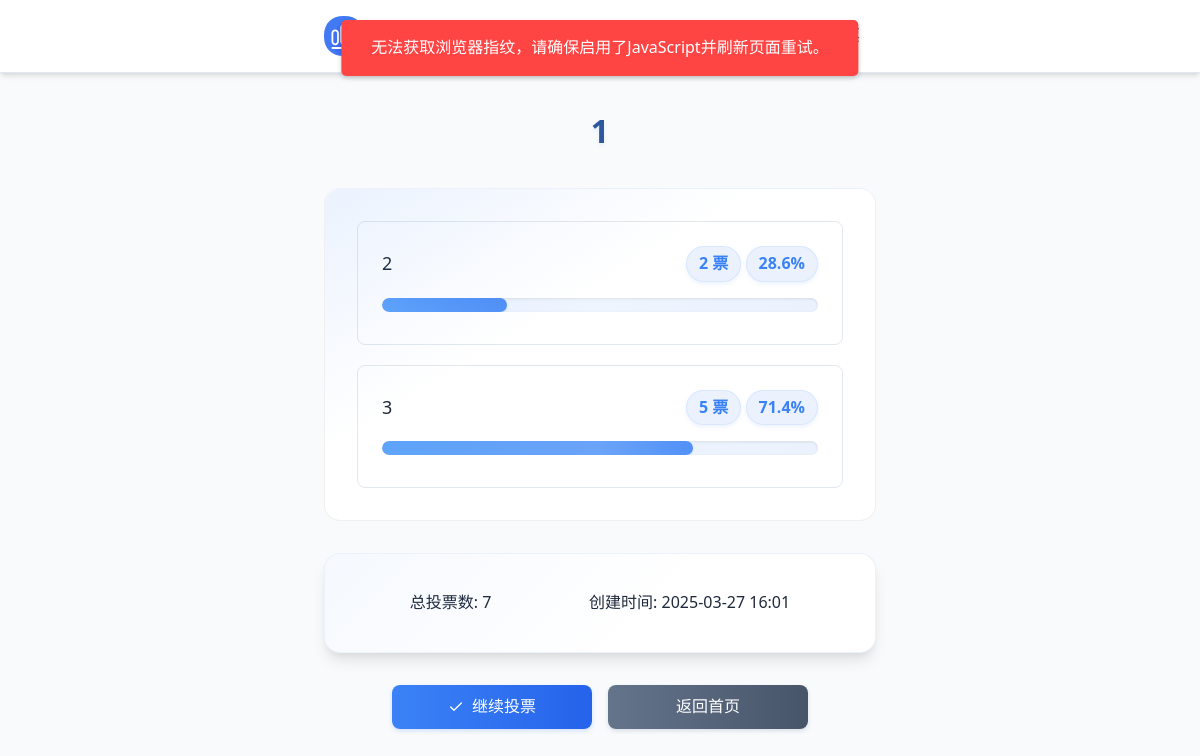
/results/1, run on an earlier commit of the app's database.
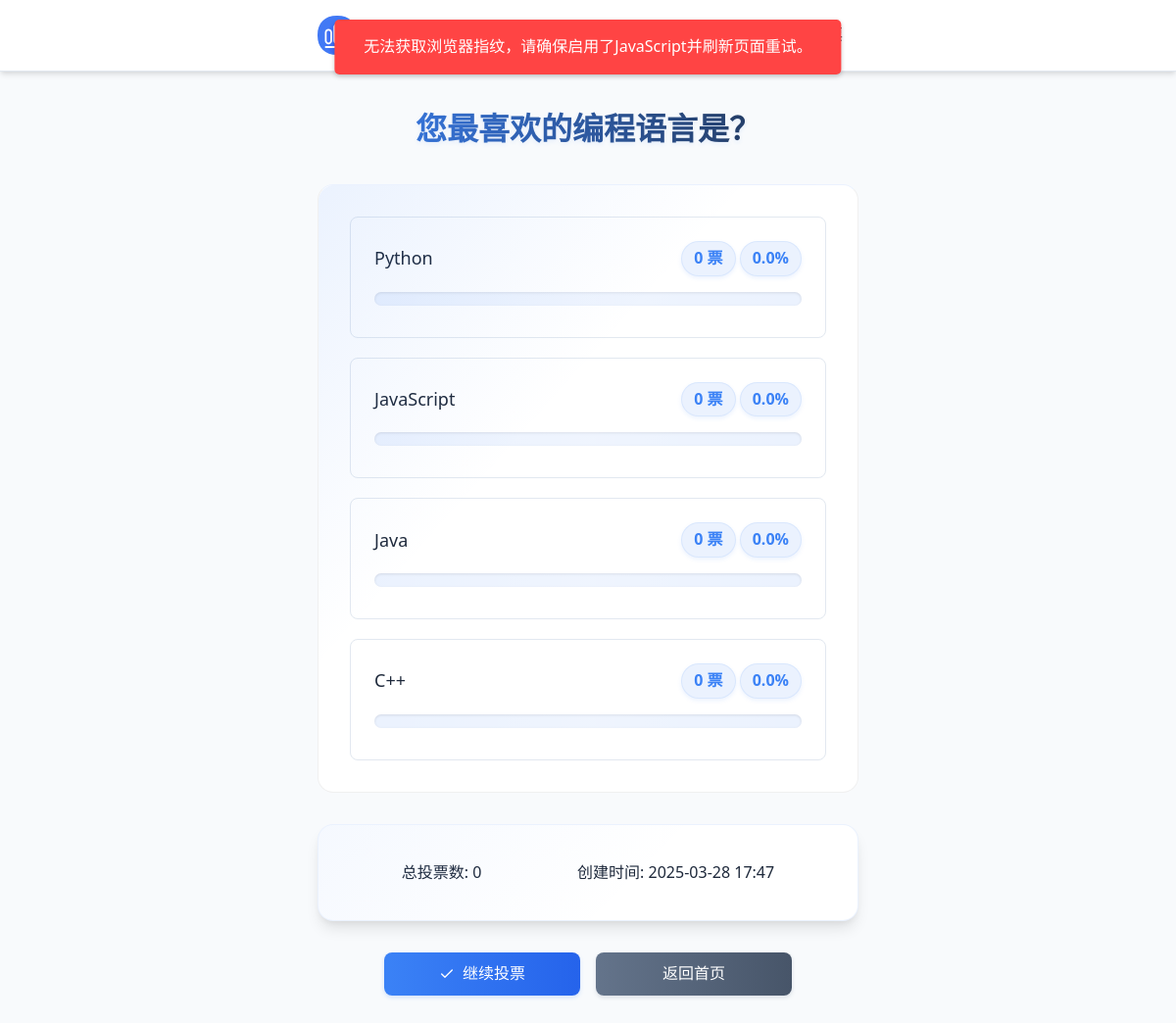
And on a later commit of the database.
### tables this page shows
CREATE TABLE options (
    id INTEGER PRIMARY KEY AUTOINCREMENT,
    poll_id INTEGER NOT NULL,
    option_text TEXT NOT NULL,
    votes INTEGER DEFAULT 0,
    FOREIGN KEY (poll_id) REFERENCES polls (id)
);

CREATE TABLE polls (
    id INTEGER PRIMARY KEY AUTOINCREMENT,
    question TEXT NOT NULL,
    created_at DATETIME DEFAULT CURRENT_TIMESTAMP
);

### app.py (the view)
@app.route('/results/<int:poll_id>')
def results(poll_id):
    db = get_db()
    poll = db.execute('SELECT * FROM polls WHERE id = ?', [poll_id]).fetchone()
    options = db.execute('SELECT * FROM options WHERE poll_id = ?', [poll_id]).fetchall()
    if not poll or not options:
        abort(404)
    poll_info = dict(poll)
    poll_info['created_at'] = convert_to_local_time(poll['created_at'])
    return render_template('results.html', poll=poll_info, options=options)

### app.py (called while the page is built)
def get_db():
    if 'db' not in g:
        g.db = sqlite3.connect(app.config['DATABASE'])
        g.db.row_factory = sqlite3.Row
        g.db.execute('PRAGMA foreign_keys = ON')
    return g.db

@app.after_request
def handle_db_transaction(response):
    db = g.pop('db', None)
    if db is not None:
        try:
            if response.status_code < 500:
                db.commit()
            else:
                db.rollback()
        except Exception as e:
            app.logger.error(f"Database transaction error: {e}", exc_info=True)
            db.rollback()
        finally:
            db.close()
    return response

def convert_to_local_time(utc_time_str):
    local_tz = pytz.timezone('Asia/Shanghai')
    utc_time = datetime.strptime(utc_time_str, '%Y-%m-%d %H:%M:%S')
    utc_time = pytz.utc.localize(utc_time)
    local_time = utc_time.astimezone(local_tz)
    return local_time.strftime('%Y-%m-%d %H:%M')

@app.context_processor
def inject_now():
    return {'now': datetime.now()}

### templates/results.html (shortened to what this page needs)
{% extends 'base.html' %}
{% block content %}
<div class="vote-container">
    <div class="vote-form">
        <h2 class="vote-title">{{ poll.question }}</h2>
        {% set total_votes = namespace(value=0) %}
        {% for option in options %}
            {% set total_votes.value = total_votes.value + option.votes %}
        {% endfor %}
        <div class="results">
            {% for option in options %}
                {% set percentage = ((option.votes | float) / total_votes.value * 100) if total_votes.value > 0 else 0 %}
                <div class="result">
                    <div class="result-header">
                        <div class="option-text">{{ option.option_text }}</div>
                        <div class="vote-stats">
                            <span class="vote-count">{{ option.votes }} 票</span>
                            <span class="progress-stats">{{ "%.1f"|format(percentage) }}%</span>
                        </div>
                    </div>
                    <div class="progress-bar">
                        <div class="progress-track">
                            <div class="progress" style="width: {{ percentage }}%; transition: width 0.8s cubic-bezier(0.4, 0, 0.2, 1)"></div>
                        </div>
                    </div>
                </div>
            {% endfor %}
        </div>
        <div class="summary">
            <div>总投票数: {{ total_votes.value }}</div>
            <div>创建时间: {{ poll.created_at }}</div>
        </div>
        <div class="actions">
            <a href="{{ url_for('vote', poll_id=poll.id) }}" class="btn btn-primary">
                <svg xmlns="http://www.w3.org/2000/svg" width="16" height="16" viewBox="0 0 24 24" fill="none" stroke="currentColor" stroke-width="2" stroke-linecap="round" stroke-linejoin="round">
                    <path d="M20 6L9 17l-5-5"></path>
                </svg>
                继续投票
            </a>
            <a href="{{ url_for('index') }}" class="btn btn-secondary">返回首页</a>
        </div>
    </div>
{% endblock %}

### templates/base.html (shortened to what this page needs)
<!DOCTYPE html>
<html lang="zh-CN">
<head>
    <link rel="stylesheet" href="{{ url_for('static', filename='style.css') }}">
</head>
<body>
    <nav class="main-nav" role="navigation" aria-label="主导航">
        <div class="nav-container container">
            <a href="{{ url_for('index') }}" class="nav-brand" aria-label="返回首页">
                <h1>投票系统</h1>
            </a>
            <ul class="nav-menu" role="menubar">
                <li role="none"><a href="{{ url_for('index') }}" role="menuitem" {% if request.endpoint == 'index' %}aria-current="page"{% endif %}>首页</a></li>
                <li role="none"><a href="{{ url_for('create') }}" role="menuitem" {% if request.endpoint == 'create' %}aria-current="page"{% endif %}>创建投票</a></li>
            </ul>
        </div>
    </nav>
    <main class="container" role="main">
        <div class="content-wrapper">
            {% block content %}{% endblock %}
        </div>
    </main>
</body>
</html>

What changed in the data, as far as the page shows it:
changed options: option_text "2" → "Python"; votes "2" → "0"; percentage "28.6" → "0.0"
changed options: option_text "3" → "JavaScript"; votes "5" → "0"; percentage "71.4" → "0.0"
now on this page (row edited): options: option_text "Java", votes "0", percentage "0.0"
now on this page (row edited): options: option_text "C++", votes "0", percentage "0.0"
now on this page (row edited): polls: created_at "2025-03-28 17:47"
Also different on the page:
{{ total_votes.value }}: "7" → "0"
{{ poll.created_at }}: "2025-03-27 16:01" → (not shown)
